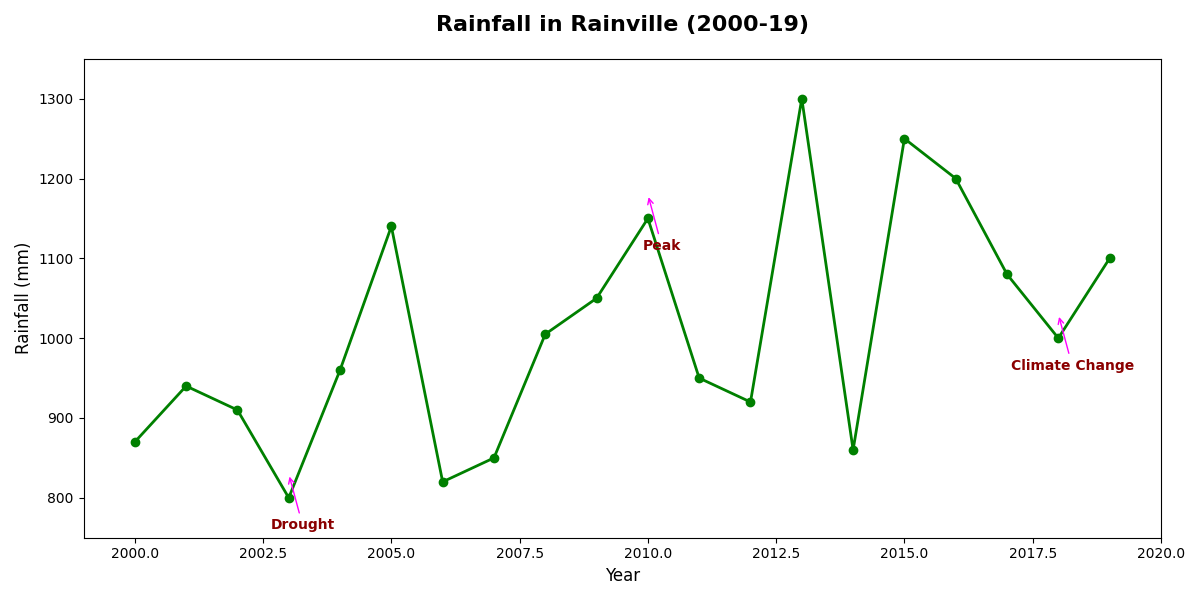

This chart was generated by the following Python code:
import matplotlib.pyplot as plt
import numpy as np

years = np.arange(2000, 2020)
rainfall = np.array([870, 940, 910, 800, 960, 1140, 820, 850, 1005, 1050, 
                     1150, 950, 920, 1300, 860, 1250, 1200, 1080, 1000, 1100])

fig, ax = plt.subplots(figsize=(12, 6))

# Changed plot color from 'blue' to 'green'
ax.plot(years, rainfall, color='green', linewidth=2, marker='o')

annotations = {
    2003: "Drought",
    2010: "Peak",
    2018: "Climate Change"
}

for year, text in annotations.items():
    ax.annotate(text, xy=(year, rainfall[np.where(years == year)][0] + 30), 
                xytext=(10, -40), textcoords='offset points', 
                # Changed arrowprops color from 'grey' to 'magenta'
                arrowprops=dict(arrowstyle='->', color='magenta'),
                ha='center', fontsize=10, color='darkred', weight='bold')

ax.set_title("Rainfall in Rainville (2000-19)", fontsize=16, weight='bold', pad=20)
ax.set_xlabel("Year", fontsize=12)
ax.set_ylabel("Rainfall (mm)", fontsize=12)
ax.set_xlim(1999, 2020)
ax.set_ylim(750, 1350)

plt.tight_layout()
plt.show()
